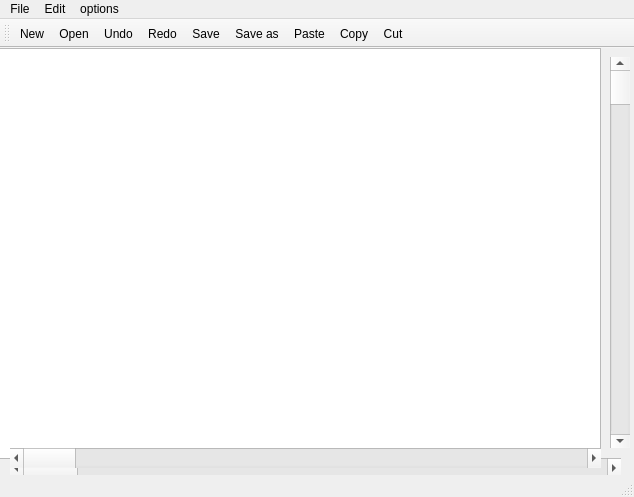
<?xml version="1.0" encoding="UTF-8"?>
<ui version="4.0">
 <class>MainWindow</class>
 <widget class="QMainWindow" name="MainWindow">
  <property name="geometry">
   <rect>
    <x>0</x>
    <y>0</y>
    <width>634</width>
    <height>497</height>
   </rect>
  </property>
  <property name="windowTitle">
   <string>MainWindow</string>
  </property>
  <widget class="QWidget" name="centralwidget">
   <widget class="QTextEdit" name="textEdit">
    <property name="geometry">
     <rect>
      <x>-20</x>
      <y>0</y>
      <width>621</width>
      <height>411</height>
     </rect>
    </property>
   </widget>
   <widget class="QScrollBar" name="horizontalScrollBar">
    <property name="geometry">
     <rect>
      <x>10</x>
      <y>410</y>
      <width>611</width>
      <height>20</height>
     </rect>
    </property>
    <property name="orientation">
     <enum>Qt::Horizontal</enum>
    </property>
   </widget>
   <widget class="QScrollBar" name="verticalScrollBar">
    <property name="geometry">
     <rect>
      <x>610</x>
      <y>9</y>
      <width>20</width>
      <height>391</height>
     </rect>
    </property>
    <property name="orientation">
     <enum>Qt::Vertical</enum>
    </property>
   </widget>
   <widget class="QScrollBar" name="horizontalScrollBar_2">
    <property name="geometry">
     <rect>
      <x>10</x>
      <y>400</y>
      <width>591</width>
      <height>20</height>
     </rect>
    </property>
    <property name="orientation">
     <enum>Qt::Horizontal</enum>
    </property>
   </widget>
  </widget>
  <widget class="QMenuBar" name="menubar">
   <property name="geometry">
    <rect>
     <x>0</x>
     <y>0</y>
     <width>634</width>
     <height>25</height>
    </rect>
   </property>
   <widget class="QMenu" name="menuFile">
    <property name="title">
     <string>File</string>
    </property>
    <addaction name="actionNew"/>
    <addaction name="actionOpen"/>
    <addaction name="actionSave_as"/>
    <addaction name="actionSave"/>
   </widget>
   <widget class="QMenu" name="menuEdit">
    <property name="title">
     <string>Edit</string>
    </property>
    <addaction name="actionCopy"/>
    <addaction name="actionPaste"/>
    <addaction name="actionCut"/>
    <addaction name="actionUndo"/>
    <addaction name="actionRedo"/>
   </widget>
   <widget class="QMenu" name="menuoptions">
    <property name="title">
     <string>options</string>
    </property>
    <addaction name="actionEncrypt"/>
    <addaction name="actionDecrypt"/>
    <addaction name="actionMerge_another_file"/>
    <addaction name="actionCount_number_of_words"/>
    <addaction name="actionCount_number_of_characters"/>
    <addaction name="actionCount_number_of_lines"/>
    <addaction name="actionSearch_for_a_word"/>
    <addaction name="actionCount_the_exist_of_a_word"/>
    <addaction name="actionTo_Upper"/>
    <addaction name="actionTo_Lower"/>
    <addaction name="separator"/>
    <addaction name="separator"/>
    <addaction name="separator"/>
    <addaction name="separator"/>
    <addaction name="action1st_Char_is_upper"/>
   </widget>
   <addaction name="menuFile"/>
   <addaction name="menuEdit"/>
   <addaction name="menuoptions"/>
  </widget>
  <widget class="QStatusBar" name="statusbar"/>
  <widget class="QToolBar" name="toolBar">
   <property name="windowTitle">
    <string>toolBar</string>
   </property>
   <attribute name="toolBarArea">
    <enum>TopToolBarArea</enum>
   </attribute>
   <attribute name="toolBarBreak">
    <bool>false</bool>
   </attribute>
   <addaction name="actionNew"/>
   <addaction name="actionOpen"/>
   <addaction name="actionUndo"/>
   <addaction name="actionRedo"/>
   <addaction name="actionSave"/>
   <addaction name="actionSave_as"/>
   <addaction name="actionPaste"/>
   <addaction name="actionCopy"/>
   <addaction name="actionCut"/>
  </widget>
  <action name="actionNew">
   <property name="icon">
    <iconset resource="Resources.qrc">
     <normaloff>:/imgs/new-document.png</normaloff>:/imgs/new-document.png</iconset>
   </property>
   <property name="text">
    <string>New</string>
   </property>
  </action>
  <action name="actionOpen">
   <property name="icon">
    <iconset resource="Resources.qrc">
     <normaloff>:/imgs/open.png</normaloff>:/imgs/open.png</iconset>
   </property>
   <property name="text">
    <string>Open</string>
   </property>
  </action>
  <action name="actionSave_as">
   <property name="icon">
    <iconset resource="Resources.qrc">
     <normaloff>:/imgs/save-file.png</normaloff>:/imgs/save-file.png</iconset>
   </property>
   <property name="text">
    <string>Save as</string>
   </property>
  </action>
  <action name="actionCopy">
   <property name="icon">
    <iconset resource="Resources.qrc">
     <normaloff>:/imgs/copy.png</normaloff>:/imgs/copy.png</iconset>
   </property>
   <property name="text">
    <string>Copy</string>
   </property>
  </action>
  <action name="actionPaste">
   <property name="icon">
    <iconset resource="Resources.qrc">
     <normaloff>:/imgs/paste.png</normaloff>:/imgs/paste.png</iconset>
   </property>
   <property name="text">
    <string>Paste</string>
   </property>
  </action>
  <action name="actionCut">
   <property name="icon">
    <iconset resource="Resources.qrc">
     <normaloff>:/imgs/cutting.png</normaloff>:/imgs/cutting.png</iconset>
   </property>
   <property name="text">
    <string>Cut</string>
   </property>
  </action>
  <action name="actionUndo">
   <property name="icon">
    <iconset resource="Resources.qrc">
     <normaloff>:/imgs/undo.png</normaloff>:/imgs/undo.png</iconset>
   </property>
   <property name="text">
    <string>Undo</string>
   </property>
  </action>
  <action name="actionRedo">
   <property name="icon">
    <iconset resource="Resources.qrc">
     <normaloff>:/imgs/redo.png</normaloff>:/imgs/redo.png</iconset>
   </property>
   <property name="text">
    <string>Redo</string>
   </property>
  </action>
  <action name="actionSave">
   <property name="icon">
    <iconset resource="Resources.qrc">
     <normaloff>:/imgs/floppy-disk.png</normaloff>:/imgs/floppy-disk.png</iconset>
   </property>
   <property name="text">
    <string>Save</string>
   </property>
  </action>
  <action name="actionEncrypt">
   <property name="text">
    <string>Encrypt</string>
   </property>
  </action>
  <action name="actionDecrypt">
   <property name="text">
    <string>Decrypt</string>
   </property>
  </action>
  <action name="actionMerge_another_file">
   <property name="text">
    <string>Merge with another file</string>
   </property>
  </action>
  <action name="actionCount_number_of_words">
   <property name="text">
    <string>Count number of words</string>
   </property>
  </action>
  <action name="actionCount_number_of_characters">
   <property name="text">
    <string>Count number of characters</string>
   </property>
  </action>
  <action name="actionCount_number_of_lines">
   <property name="text">
    <string>Count number of lines</string>
   </property>
  </action>
  <action name="actionSearch_for_a_word">
   <property name="text">
    <string>Search for a word</string>
   </property>
  </action>
  <action name="actionCount_the_exist_of_a_word">
   <property name="text">
    <string>Count the exist of a word</string>
   </property>
  </action>
  <action name="actionTo_Upper">
   <property name="text">
    <string>To Upper</string>
   </property>
  </action>
  <action name="actionTo_Lower">
   <property name="text">
    <string>To Lower</string>
   </property>
  </action>
  <action name="action1st_Char_is_upper">
   <property name="text">
    <string>1st Char is upper</string>
   </property>
  </action>
 </widget>
 <resources>
  <include location="Resources.qrc"/>
 </resources>
 <connections/>
</ui>
